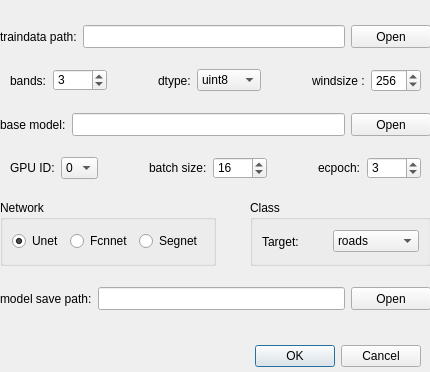
<?xml version="1.0" encoding="UTF-8"?>
<ui version="4.0">
 <class>Dialog_train_binary_jaccard</class>
 <widget class="QDialog" name="Dialog_train_binary_jaccard">
  <property name="geometry">
   <rect>
    <x>0</x>
    <y>0</y>
    <width>430</width>
    <height>372</height>
   </rect>
  </property>
  <property name="windowTitle">
   <string>Train model for binary jaccard</string>
  </property>
  <widget class="QDialogButtonBox" name="buttonBox">
   <property name="geometry">
    <rect>
     <x>80</x>
     <y>340</y>
     <width>341</width>
     <height>32</height>
    </rect>
   </property>
   <property name="orientation">
    <enum>Qt::Horizontal</enum>
   </property>
   <property name="standardButtons">
    <set>QDialogButtonBox::Cancel|QDialogButtonBox::Ok</set>
   </property>
  </widget>
  <widget class="QWidget" name="">
   <property name="geometry">
    <rect>
     <x>0</x>
     <y>10</y>
     <width>431</width>
     <height>321</height>
    </rect>
   </property>
   <layout class="QVBoxLayout" name="verticalLayout">
    <item>
     <layout class="QHBoxLayout" name="horizontalLayout">
      <item>
       <widget class="QLabel" name="label">
        <property name="minimumSize">
         <size>
          <width>55</width>
          <height>23</height>
         </size>
        </property>
        <property name="text">
         <string>traindata path:</string>
        </property>
       </widget>
      </item>
      <item>
       <widget class="QLineEdit" name="lineEdit_traindata_path">
        <property name="minimumSize">
         <size>
          <width>201</width>
          <height>23</height>
         </size>
        </property>
       </widget>
      </item>
      <item>
       <widget class="QPushButton" name="pushButton_trainpath">
        <property name="minimumSize">
         <size>
          <width>0</width>
          <height>23</height>
         </size>
        </property>
        <property name="text">
         <string>Open</string>
        </property>
       </widget>
      </item>
     </layout>
    </item>
    <item>
     <layout class="QHBoxLayout" name="horizontalLayout_4">
      <property name="leftMargin">
       <number>10</number>
      </property>
      <property name="rightMargin">
       <number>10</number>
      </property>
      <item>
       <widget class="QLabel" name="label_8">
        <property name="text">
         <string>bands:</string>
        </property>
       </widget>
      </item>
      <item>
       <widget class="QSpinBox" name="spinBox_bands">
        <property name="sizePolicy">
         <sizepolicy hsizetype="Preferred" vsizetype="Preferred">
          <horstretch>0</horstretch>
          <verstretch>0</verstretch>
         </sizepolicy>
        </property>
        <property name="minimumSize">
         <size>
          <width>47</width>
          <height>22</height>
         </size>
        </property>
        <property name="maximumSize">
         <size>
          <width>16777215</width>
          <height>22</height>
         </size>
        </property>
        <property name="minimum">
         <number>1</number>
        </property>
        <property name="maximum">
         <number>1000</number>
        </property>
        <property name="value">
         <number>3</number>
        </property>
       </widget>
      </item>
      <item>
       <spacer name="horizontalSpacer_3">
        <property name="orientation">
         <enum>Qt::Horizontal</enum>
        </property>
        <property name="sizeHint" stdset="0">
         <size>
          <width>40</width>
          <height>20</height>
         </size>
        </property>
       </spacer>
      </item>
      <item>
       <widget class="QLabel" name="label_9">
        <property name="text">
         <string>dtype:</string>
        </property>
       </widget>
      </item>
      <item>
       <widget class="QComboBox" name="comboBox_dtype">
        <item>
         <property name="text">
          <string>uint8</string>
         </property>
        </item>
        <item>
         <property name="text">
          <string>uint10</string>
         </property>
        </item>
        <item>
         <property name="text">
          <string>uint16</string>
         </property>
        </item>
        <item>
         <property name="text">
          <string>float</string>
         </property>
        </item>
       </widget>
      </item>
      <item>
       <spacer name="horizontalSpacer_4">
        <property name="orientation">
         <enum>Qt::Horizontal</enum>
        </property>
        <property name="sizeHint" stdset="0">
         <size>
          <width>40</width>
          <height>20</height>
         </size>
        </property>
       </spacer>
      </item>
      <item>
       <widget class="QLabel" name="label_3">
        <property name="minimumSize">
         <size>
          <width>33</width>
          <height>0</height>
         </size>
        </property>
        <property name="text">
         <string>windsize :</string>
        </property>
       </widget>
      </item>
      <item>
       <widget class="QSpinBox" name="spinBox_windsize">
        <property name="sizePolicy">
         <sizepolicy hsizetype="Preferred" vsizetype="Preferred">
          <horstretch>0</horstretch>
          <verstretch>23</verstretch>
         </sizepolicy>
        </property>
        <property name="minimumSize">
         <size>
          <width>50</width>
          <height>0</height>
         </size>
        </property>
        <property name="maximumSize">
         <size>
          <width>50</width>
          <height>23</height>
         </size>
        </property>
        <property name="maximum">
         <number>1000</number>
        </property>
        <property name="singleStep">
         <number>2</number>
        </property>
        <property name="value">
         <number>256</number>
        </property>
       </widget>
      </item>
     </layout>
    </item>
    <item>
     <layout class="QHBoxLayout" name="horizontalLayout_6">
      <item>
       <widget class="QLabel" name="label_4">
        <property name="minimumSize">
         <size>
          <width>55</width>
          <height>23</height>
         </size>
        </property>
        <property name="text">
         <string>base model:</string>
        </property>
       </widget>
      </item>
      <item>
       <widget class="QLineEdit" name="lineEdit_basemodel">
        <property name="minimumSize">
         <size>
          <width>201</width>
          <height>23</height>
         </size>
        </property>
       </widget>
      </item>
      <item>
       <widget class="QPushButton" name="pushButton_basemodel">
        <property name="minimumSize">
         <size>
          <width>0</width>
          <height>23</height>
         </size>
        </property>
        <property name="text">
         <string>Open</string>
        </property>
       </widget>
      </item>
     </layout>
    </item>
    <item>
     <layout class="QHBoxLayout" name="horizontalLayout_5">
      <property name="leftMargin">
       <number>10</number>
      </property>
      <property name="rightMargin">
       <number>10</number>
      </property>
      <item>
       <widget class="QLabel" name="label_10">
        <property name="text">
         <string>GPU ID:</string>
        </property>
       </widget>
      </item>
      <item>
       <widget class="QComboBox" name="comboBox_gupid">
        <property name="minimumSize">
         <size>
          <width>0</width>
          <height>22</height>
         </size>
        </property>
        <item>
         <property name="text">
          <string>0</string>
         </property>
        </item>
        <item>
         <property name="text">
          <string>1</string>
         </property>
        </item>
        <item>
         <property name="text">
          <string>2</string>
         </property>
        </item>
        <item>
         <property name="text">
          <string>3</string>
         </property>
        </item>
        <item>
         <property name="text">
          <string>4</string>
         </property>
        </item>
        <item>
         <property name="text">
          <string>5</string>
         </property>
        </item>
       </widget>
      </item>
      <item>
       <spacer name="horizontalSpacer_6">
        <property name="orientation">
         <enum>Qt::Horizontal</enum>
        </property>
        <property name="sizeHint" stdset="0">
         <size>
          <width>40</width>
          <height>20</height>
         </size>
        </property>
       </spacer>
      </item>
      <item>
       <widget class="QLabel" name="label_5">
        <property name="text">
         <string>batch size:</string>
        </property>
       </widget>
      </item>
      <item>
       <widget class="QSpinBox" name="spinBox_BS">
        <property name="sizePolicy">
         <sizepolicy hsizetype="Preferred" vsizetype="Preferred">
          <horstretch>0</horstretch>
          <verstretch>0</verstretch>
         </sizepolicy>
        </property>
        <property name="minimumSize">
         <size>
          <width>47</width>
          <height>22</height>
         </size>
        </property>
        <property name="maximumSize">
         <size>
          <width>16777215</width>
          <height>22</height>
         </size>
        </property>
        <property name="minimum">
         <number>1</number>
        </property>
        <property name="maximum">
         <number>1000</number>
        </property>
        <property name="value">
         <number>16</number>
        </property>
       </widget>
      </item>
      <item>
       <spacer name="horizontalSpacer_5">
        <property name="orientation">
         <enum>Qt::Horizontal</enum>
        </property>
        <property name="sizeHint" stdset="0">
         <size>
          <width>40</width>
          <height>20</height>
         </size>
        </property>
       </spacer>
      </item>
      <item>
       <widget class="QLabel" name="label_7">
        <property name="text">
         <string>ecpoch:</string>
        </property>
       </widget>
      </item>
      <item>
       <widget class="QSpinBox" name="spinBox_epoch">
        <property name="sizePolicy">
         <sizepolicy hsizetype="Preferred" vsizetype="Preferred">
          <horstretch>0</horstretch>
          <verstretch>0</verstretch>
         </sizepolicy>
        </property>
        <property name="minimumSize">
         <size>
          <width>47</width>
          <height>22</height>
         </size>
        </property>
        <property name="maximumSize">
         <size>
          <width>16777215</width>
          <height>22</height>
         </size>
        </property>
        <property name="minimum">
         <number>1</number>
        </property>
        <property name="maximum">
         <number>1000</number>
        </property>
        <property name="value">
         <number>3</number>
        </property>
       </widget>
      </item>
     </layout>
    </item>
    <item>
     <layout class="QHBoxLayout" name="horizontalLayout_3">
      <item>
       <widget class="QGroupBox" name="groupBox_network">
        <property name="minimumSize">
         <size>
          <width>0</width>
          <height>63</height>
         </size>
        </property>
        <property name="maximumSize">
         <size>
          <width>16777215</width>
          <height>66</height>
         </size>
        </property>
        <property name="title">
         <string>Network</string>
        </property>
        <layout class="QHBoxLayout" name="horizontalLayout_10">
         <item>
          <widget class="QRadioButton" name="radioButton_unet">
           <property name="text">
            <string>Unet</string>
           </property>
           <property name="checked">
            <bool>true</bool>
           </property>
          </widget>
         </item>
         <item>
          <widget class="QRadioButton" name="radioButton_fcnnet">
           <property name="text">
            <string>Fcnnet</string>
           </property>
          </widget>
         </item>
         <item>
          <widget class="QRadioButton" name="radioButton_segnet">
           <property name="text">
            <string>Segnet</string>
           </property>
          </widget>
         </item>
        </layout>
       </widget>
      </item>
      <item>
       <spacer name="horizontalSpacer">
        <property name="orientation">
         <enum>Qt::Horizontal</enum>
        </property>
        <property name="sizeHint" stdset="0">
         <size>
          <width>40</width>
          <height>20</height>
         </size>
        </property>
       </spacer>
      </item>
      <item>
       <widget class="QGroupBox" name="groupBox_5">
        <property name="minimumSize">
         <size>
          <width>0</width>
          <height>63</height>
         </size>
        </property>
        <property name="maximumSize">
         <size>
          <width>16777215</width>
          <height>66</height>
         </size>
        </property>
        <property name="title">
         <string>Class</string>
        </property>
        <layout class="QHBoxLayout" name="horizontalLayout_11">
         <item>
          <widget class="QLabel" name="label_2">
           <property name="text">
            <string>Target:</string>
           </property>
          </widget>
         </item>
         <item>
          <spacer name="horizontalSpacer_2">
           <property name="orientation">
            <enum>Qt::Horizontal</enum>
           </property>
           <property name="sizeHint" stdset="0">
            <size>
             <width>40</width>
             <height>20</height>
            </size>
           </property>
          </spacer>
         </item>
         <item>
          <widget class="QComboBox" name="comboBox_target_class">
           <item>
            <property name="text">
             <string>roads</string>
            </property>
           </item>
           <item>
            <property name="text">
             <string>buildings</string>
            </property>
           </item>
           <item>
            <property name="text">
             <string>vegetation</string>
            </property>
           </item>
           <item>
            <property name="text">
             <string>water</string>
            </property>
           </item>
           <item>
            <property name="text">
             <string>else</string>
            </property>
           </item>
          </widget>
         </item>
        </layout>
       </widget>
      </item>
     </layout>
    </item>
    <item>
     <layout class="QHBoxLayout" name="horizontalLayout_2">
      <item>
       <widget class="QLabel" name="label_6">
        <property name="minimumSize">
         <size>
          <width>55</width>
          <height>23</height>
         </size>
        </property>
        <property name="text">
         <string>model save path:</string>
        </property>
       </widget>
      </item>
      <item>
       <widget class="QLineEdit" name="lineEdit_savemodel">
        <property name="minimumSize">
         <size>
          <width>201</width>
          <height>23</height>
         </size>
        </property>
       </widget>
      </item>
      <item>
       <widget class="QPushButton" name="pushButton_savemodel">
        <property name="minimumSize">
         <size>
          <width>0</width>
          <height>23</height>
         </size>
        </property>
        <property name="text">
         <string>Open</string>
        </property>
       </widget>
      </item>
     </layout>
    </item>
   </layout>
  </widget>
 </widget>
 <resources/>
 <connections>
  <connection>
   <sender>pushButton_trainpath</sender>
   <signal>clicked()</signal>
   <receiver>Dialog_train_binary_jaccard</receiver>
   <slot>slot_traindatapath()</slot>
   <hints>
    <hint type="sourcelabel">
     <x>445</x>
     <y>61</y>
    </hint>
    <hint type="destinationlabel">
     <x>328</x>
     <y>119</y>
    </hint>
   </hints>
  </connection>
  <connection>
   <sender>pushButton_basemodel</sender>
   <signal>clicked()</signal>
   <receiver>Dialog_train_binary_jaccard</receiver>
   <slot>slot_basemodel()</slot>
   <hints>
    <hint type="sourcelabel">
     <x>448</x>
     <y>158</y>
    </hint>
    <hint type="destinationlabel">
     <x>339</x>
     <y>183</y>
    </hint>
   </hints>
  </connection>
  <connection>
   <sender>pushButton_savemodel</sender>
   <signal>clicked()</signal>
   <receiver>Dialog_train_binary_jaccard</receiver>
   <slot>slot_savemodelpath()</slot>
   <hints>
    <hint type="sourcelabel">
     <x>452</x>
     <y>333</y>
    </hint>
    <hint type="destinationlabel">
     <x>169</x>
     <y>369</y>
    </hint>
   </hints>
  </connection>
  <connection>
   <sender>buttonBox</sender>
   <signal>accepted()</signal>
   <receiver>Dialog_train_binary_jaccard</receiver>
   <slot>slot_ok()</slot>
   <hints>
    <hint type="sourcelabel">
     <x>294</x>
     <y>399</y>
    </hint>
    <hint type="destinationlabel">
     <x>455</x>
     <y>384</y>
    </hint>
   </hints>
  </connection>
 </connections>
 <slots>
  <slot>slot_ok()</slot>
  <slot>slot_traindatapath()</slot>
  <slot>slot_savemodelpath()</slot>
  <slot>slot_basemodel()</slot>
 </slots>
</ui>
